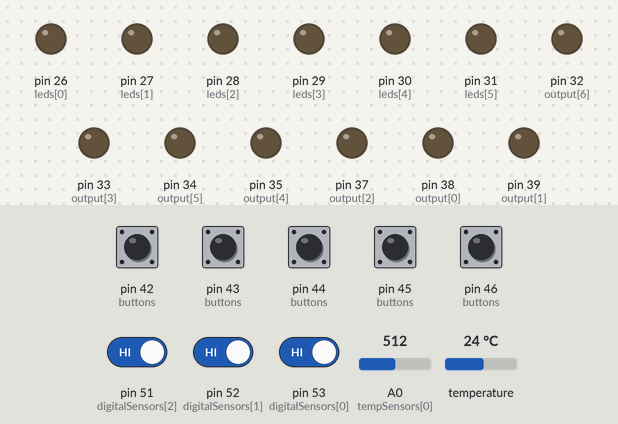
The sketch below on a simulated Arduino Mega 2560, built with avr-gcc and run on an emulated ATmega2560. Parts: output pins drawn as LEDs (lit = HIGH). The inputs (shaded band) are chosen by the test bench; at power-on: pin 42 (buttons), pin 43 (buttons), pin 44 (buttons), pin 45 (buttons), pin 46 (buttons), pin 51 (digitalSensors[2]), pin 52 (digitalSensors[1]), pin 53 (digitalSensors[0]) HIGH, A0 (tempSensors[0]) = 512, temperature 24 °C.

Above: at 0.1 s.
At 19.9 s:
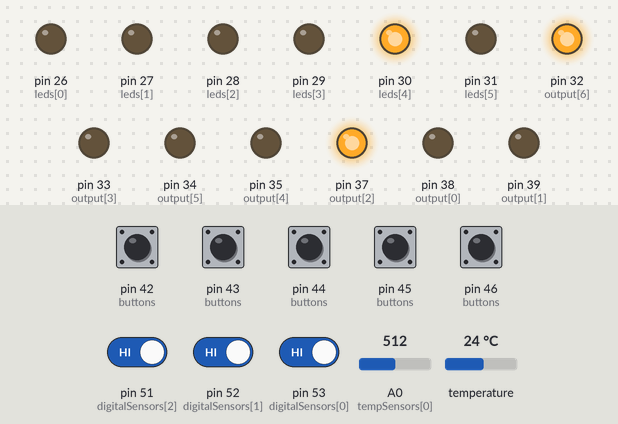
Timing chart, 0 to 21.4 s (numbered marks = the images above):
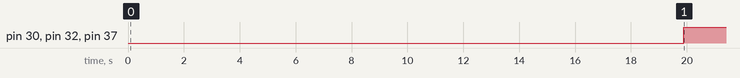

Measured:
- by itself, pin 30 (leds[4]), pin 32 (output[6]), pin 37 (output[2]): LOW → HIGH at 19.9 s

The sketch:

main.ino
```cpp
#include <Wire.h>
#include <MemoryFree.h>
#include "constants.h"

float temperatures[TEMP_SENSORS];
float delta[2];

int digitalSensorsIn[DIGITAL_SENSORS];
int out[ACTUATORS];
int ledOut[LEDS];
int in[BUTTONS];
int data[I2C_DATA_SIZE];
int manualOverride[BUTTONS + ACTUATORS];
float temperatureReadings[TEMP_SENSORS][SAMPLE_READINGS];

byte outputActuators = 0b00000000;
byte inputButtons = 0b00000000;
byte inputDigitalSensors = 0b00000000;

int sampleIndex = 0;
int deltaIndex = 0;
int deviceCount = 0;

unsigned long currentMillis = millis();
unsigned long previousPumpMillis = currentMillis - PUMP_INTERVAL;
unsigned long previousPelletMillis = currentMillis - PELLET_FURNACE_INTERVAL;
unsigned long previousDeltaMillis = currentMillis - DELTA_INTERVAL;
unsigned long previousThreewayMillis = currentMillis - THREEWAY_INTERVAL;
unsigned long previousFlowswitchMillis = currentMillis - FLOWSWITCH_INTERVAL;
unsigned long previousMeasureMillis = currentMillis - MEASURE_INTERVAL;
unsigned long previousButtonMillis = currentMillis - DEBOUCE;
unsigned long previousFurnaceStartupMillis = currentMillis - FURNACE_STARTUP_PUMP_INTERVAL;
unsigned long previousWireReceive = currentMillis - WIRE_RECEIVE_INTERVAL;

unsigned long previousPelletFurnaceLedStateMillis = currentMillis - 500;

Tank currentTank = boilerTank;
Tank manualTankToHeat = boilerTank;
Tank switchedTank = boilerTank;

bool manual = false;
bool startup = true;
bool switched = false;
bool sendButtonStates = false;
bool pelletFurnaceLedState = false;
bool furnaceStartup = false;

int freememory = 0;

void setup()
{
  Wire.begin(0x8);
  Wire.onRequest(onRequest);
  Wire.onReceive(onReceive);

  Serial.begin(9600);

  for (int i = 0; i < DIGITAL_SENSORS; i++)
    pinMode(digitalSensors[i], INPUT_PULLUP);

  for (int i = 0; i < TEMP_SENSORS; i++)
    pinMode(tempSensors[i], INPUT);

  for (int i = 0; i < BUTTONS - DIGITAL_ONLY_BUTTONS; i++)
    pinMode(buttons[i], INPUT_PULLUP);

  for (int i = 0; i < ACTUATORS; i++)
    pinMode(output[i], OUTPUT);

  for (int i = 0; i < LEDS; i++)
    pinMode(leds[i], OUTPUT);

  sensors.begin();
  deviceCount = sensors.getDeviceCount();
}

void onReceive(int bytes)
{
  while (Wire.available())
  {
    int received = Wire.read();

    if (received == 100 && !(currentMillis - previousWireReceive < WIRE_RECEIVE_INTERVAL)) {
      previousWireReceive = currentMillis;
      return;
    }

    if (currentMillis - previousWireReceive < WIRE_RECEIVE_INTERVAL && received > 0)
    {
      int id = received - 48;
      if (id < 0 || id > ACTUATORS + BUTTONS)
        return;

      if (id < BUTTONS) // 0 1 2 3 4 5
        in[id] = in[id] == 1 ? 0 : 1;
      else if (id >= BUTTONS && id < ACTUATORS + BUTTONS) // 6 7 8 9 10 11 12
        manualOverride[id] = manualOverride[id] == 1 ? 0 : 1;
    }
  }
}

void onRequest()
{
  data[0] = (int)outputActuators;
  data[1] = (int)inputButtons;
  data[2] = (int)inputDigitalSensors;
  for (int i = 3; i < I2C_DATA_SIZE; i++)
  {
    data[i] = (int)temperatures[i - 3];
  }

  Wire.write((byte *)&data, I2C_DATA_SIZE * sizeof(int));
}

float calculateTemperature(float val)
{
  // calculate if value is out of range
  if (val < conversionTable[0])
    return -99.99;
  if (val > conversionTable[CONVERSIONTABLE_SIZE - 1])
    return 99.99;

  //  search for 'value' in _in array to get the position No.
  uint8_t pos = 0;
  while (val > conversionTable[pos])
    pos++;

  // handles the 'rare' equality case
  if (val == conversionTable[pos])
    return pos;

  float r1 = conversionTable[pos - 1];
  float r2 = conversionTable[pos];
  int c1 = pos - 1;
  int c2 = pos;

  return c1 + (val - r1) / (r2 - r1) * (c2 - c1);
}

float calculateAverage(int sensor)
{
  float total = 0;
  for (int i = 0; i < SAMPLE_READINGS; i++)
    total += temperatureReadings[sensor][i];
  return total / SAMPLE_READINGS;
}

void measureTemperature()
{
  int val;
  float Vout, R2, temp;
  sensors.requestTemperatures();
  for (int i = 0; i < TEMP_SENSORS; i++)
  {
    if (i == 0)
    {
      val = analogRead(tempSensors[i]);

      Vout = val * (5.0 / 1023.0);
      R2 = (resistance[i] * 1 / (5.0 / Vout - 1)) - resistanceDeviation[i];

      temp = calculateTemperature(R2);
    }
    else
    {
      temp = sensors.getTempCByIndex(tempSensors[i]);
    }

    sampleIndex = sampleIndex < SAMPLE_READINGS ? sampleIndex : 0;
    temperatureReadings[i][sampleIndex] = temp;

    if (!startup)
    {
      float previous = temperatureReadings[i][sampleIndex > 0 ? sampleIndex - 1 : SAMPLE_READINGS - 1];
      temperatureReadings[i][sampleIndex] = (temp > previous + 50.0 || temp < -30.0) ? previous : temp;
    }

    temperatures[i] = startup ? 65 : calculateAverage(i);
  }
  sampleIndex++;
  if (sampleIndex == SAMPLE_READINGS)
    startup = false;
}

void measureDigitalSensors()
{
  for (int i = 0; i < DIGITAL_SENSORS; i++)
  {
    digitalSensorsIn[i] = !digitalRead(digitalSensors[i]);
    int temp = digitalSensorsIn[digitalRoomSensor];
    digitalSensorsIn[digitalRoomSensor] = in[manualSummerMode] == 1 ? 0 : temp;

    bitWrite(inputDigitalSensors, i, digitalSensorsIn[i]);
  }
}

void readButtons()
{
  for (int i = 0; i < BUTTONS - DIGITAL_ONLY_BUTTONS; i++)
  {
    int sum = 0;
    if (currentMillis - previousButtonMillis > DEBOUCE && digitalRead(buttons[i]) == 0)
    {
      for (int x = 0; x < 10; x++)
        sum += digitalRead(buttons[i]);
      if (sum > 3)
        return;

      in[i] = in[i] == 1 ? 0 : 1;
      previousButtonMillis = currentMillis;
      return;
    }
  }

  for (int i = 0; i < BUTTONS; i++)
    bitWrite(inputButtons, i, in[i]);
}

void setOutput()
{
  for (int i = 0; i < ACTUATORS; i++)
  {
    int result = manualOverride[i + BUTTONS] == 1 ? 1 : out[i];
    digitalWrite(output[i], result);
    bitWrite(outputActuators, i, result);
  }

  for (int i = 0; i < LEDS; i++)
  {
    digitalWrite(leds[i], ledOut[i]);
  }
}

void setLeds()
{
  ledOut[summerModeLed] = in[manualSummerMode];
  ledOut[threewayLed] = in[manualThreeway];
  ledOut[cvPumpLed] = out[cvPump];
  ledOut[furnacePumpLed] = out[furnacePump];
  ledOut[pelletFurnaceLed] = out[pelletFurnace];

  if (in[manualIgnorePelletfurnace] == 1)
  {
    if (currentMillis - previousPelletFurnaceLedStateMillis > 500)
    {
      pelletFurnaceLedState = !pelletFurnaceLedState;
      previousPelletFurnaceLedStateMillis = currentMillis;
    }

    ledOut[pelletFurnaceLed] = pelletFurnaceLedState;
  }
}

void controlPelletFurnace(int mode)
{
  if (currentMillis - previousPelletMillis > PELLET_FURNACE_INTERVAL && out[pelletFurnace] != mode && in[manualIgnorePelletfurnace] == 0)
  {
    out[pelletFurnace] = mode;
    previousPelletMillis = currentMillis;
  }
}

bool controlThreeway(int mode)
{
  if (currentMillis - previousThreewayMillis > THREEWAY_INTERVAL && mode != out[threeway])
  {
    out[threeway] = mode;
    previousThreewayMillis = currentMillis;
    return true;
  }
  return false;
}

void calculateFurnaceStartup()
{
  delta[0] = temperatures[furnaceSensor];
  if (currentMillis - previousDeltaMillis > DELTA_INTERVAL)
  {
    previousDeltaMillis = currentMillis;
    delta[1] = temperatures[furnaceSensor];

    if (delta[0] != 0)
    {
      if (100.0 * (delta[1] - delta[0]) / delta[0] >= 50.0)
      {
        furnaceStartup = true;
        out[furnacePump] = 1;
        previousFurnaceStartupMillis = currentMillis;
      }
    }
  }
}

void maxTankTemperature()
{
  // if max temperature is exceeded in one of the tanks
  if (temperatures[boilerTank] > (switched ? 85 : (in[manualSummerMode] == 1 ? 85 : 80)))
  {
    currentTank = cvTank;
    switched = false;
  }

  if (temperatures[cvTankSensor] > 85)
  {
    ledOut[alarmLed] = 1;
    out[cvPump] = 1;
  }

  if (temperatures[cvTankSensor] < 80)
  {
    if (digitalSensorsIn[digitalRoomSensor] == 0)
      out[cvPump] = 0;
    ledOut[alarmLed] = 0;
  }
}
// ========================================================= //

void controlPumps()
{
  if (currentMillis - previousFlowswitchMillis > FLOWSWITCH_INTERVAL && out[furnacePump] == 1 && digitalSensorsIn[digitalFlowswitch] == 0)
    ledOut[alarmLed] = 1;

  if (temperatures[furnaceSensor] > temperatures[currentTank] + 10 || digitalSensorsIn[digitalFurnaceSensor] == 1)
  {
    previousPumpMillis = currentMillis;
    previousFlowswitchMillis = currentMillis;
    out[furnacePump] = 1;
  }
  else if (currentMillis - previousPumpMillis > PUMP_INTERVAL && temperatures[furnaceSensor] < temperatures[currentTank] + 8 && temperatures[furnaceSensor] < FURNACE_MAX)
    out[furnacePump] = 0;

  out[cvPump] = digitalSensorsIn[digitalRoomSensor];

  if (temperatures[roofSensor] > temperatures[currentTank] + 20)
    out[collectorMainPump] = 1;
  else if (temperatures[roofSensor] < temperatures[currentTank] + 15)
    out[collectorMainPump] = 0;
  out[collectorSecPump] = out[collectorMainPump];
}

void determineTankToHeat()
{
  if (temperatures[currentTank] > settings[maxTemp])
    currentTank = currentTank == boilerTank ? cvTank : boilerTank;

  if (temperatures[boilerTank] < settings[boilerMinTemp])
    currentTank = boilerTank;

  if (temperatures[boilerTankSensor] > settings[manualHeatMax] && temperatures[cvTankSensor] < 60 && digitalSensorsIn[digitalRoomSensor] == 1 && (out[furnacePump] == 1 || out[pelletFurnace] == 1))
    currentTank = cvTank;

  if (temperatures[boilerTankSensor] < settings[manualHeatMax] && temperatures[cvTankSensor] < 60 && digitalSensorsIn[digitalRoomSensor] == 1)
    currentTank = boilerTank;

  if (in[manualSummerMode] == 1)
  {
    in[manualHeatAllTanks] = 0;
    if (temperatures[boilerTankSensor] < settings[boilerTankAbsoluteMinTemp])
      in[manualHeatBoilerTank] = 1;
  }
}

void determineTankToManualHeat()
{
  if (in[manualHeatBoilerTank] == 1 || in[manualHeatAllTanks] == 1)
  {
    controlPelletFurnace(1);

    if (in[manualHeatAllTanks] == 1)
    {
      if (temperatures[boilerTankSensor] < settings[manualHeatMax] && manualTankToHeat == boilerTank)
        currentTank = boilerTank;
      else if (temperatures[cvTankSensor] < settings[manualHeatMax])
      {
        currentTank = cvTank;
        manualTankToHeat = currentTank;
      }
      else
      {
        in[manualHeatAllTanks] = 0;
        manualTankToHeat = boilerTank;
      }
    }
    else if (in[manualHeatBoilerTank] == 1)
    {
      if (temperatures[boilerTankSensor] < settings[manualHeatMax])
        currentTank = boilerTank;
      else
        in[manualHeatBoilerTank] = 0;
    }
  }

  if ((temperatures[boilerTankSensor] < settings[boilerTankAbsoluteMinTemp] || temperatures[cvTankSensor] < settings[absoluteMinTemp]))
  {
    in[manualHeatAllTanks] = 1;
    manualTankToHeat = temperatures[boilerTankSensor] < settings[boilerTankAbsoluteMinTemp] ? boilerTank : cvTank;
  }

  if (temperatures[manualTankToHeat] > settings[manualHeatMax] || (in[manualHeatAllTanks] == 0 && in[manualHeatBoilerTank] == 0))
    controlPelletFurnace(0);
}

// ========================================================= //

void loop()
{
  currentMillis = millis();

  if (currentMillis - previousMeasureMillis > MEASURE_INTERVAL && !startup)
  {
    previousMeasureMillis = currentMillis;
    measureTemperature();
    measureDigitalSensors();
  }
  else if (startup)
  {
    measureTemperature();
    measureDigitalSensors();
  }

  if (!startup)
  {
    out[electricalHeatingElement] = in[manualElectricalElement];
    controlPumps();
    determineTankToHeat();
    determineTankToManualHeat();

    if (in[manualSummerMode] == 1)
    {
      currentTank = boilerTank;
    }

    if (in[manualThreeway] == 1 && !switched)
    {
      switchedTank = currentTank == boilerTank ? cvTank : boilerTank;
      switched = true;
    }
    else if (in[manualThreeway] == 0 && switched)
    {
      switched = false;
    }

    if (switched)
      currentTank = switchedTank;

    maxTankTemperature();

    calculateFurnaceStartup();
    if (currentMillis - previousFurnaceStartupMillis > FURNACE_STARTUP_PUMP_INTERVAL && furnaceStartup)
    {
      out[furnacePump] = 0;
      furnaceStartup = false;
    }

    controlThreeway(currentTank == boilerTank ? 0 : 1);
    readButtons();
    setLeds();
    setOutput();
  }

  /*   Serial.println();
  for (int i = 0; i < TEMP_SENSORS; i++){
    Serial.print(temperatures[i]);Serial.print(", ");
  }

  Serial.println();
  for (int i = 0; i < DIGITAL_SENSORS; i++){
    Serial.print(digitalSensorsIn[i]);Serial.print(", ");
  }
  Serial.println();
  for (int i = 0; i < BUTTONS; i++){
    Serial.print(in[i]);Serial.print(", ");
  }

  Serial.println();
  for (int i = 0; i < ACTUATORS; i++){
    Serial.print(out[i]);Serial.print(", ");
  }*/
}
```

constants.h
```cpp
#include <OneWire.h>
#include <DallasTemperature.h>

const int TEMP_SENSORS = 5;
const int DIGITAL_SENSORS = 3;
const int ACTUATORS = 7;
const int DIGITAL_ONLY_BUTTONS = 1;
const int BUTTONS = 5 + DIGITAL_ONLY_BUTTONS;
const int LEDS = 6;
const int SETTING_VALUES = 5;
const int SAMPLE_READINGS = 25;

const int FURNACE_MAX = 90;
const int CONVERSIONTABLE_SIZE = 110;
const int DEBOUCE = 2000;

const unsigned long PUMP_INTERVAL = 60000;                    // 1 minute
const unsigned long PELLET_FURNACE_INTERVAL = 1800000;        // 30 minutes
const unsigned long FLOWSWITCH_INTERVAL = 10000;              // 10 seconds
const unsigned long THREEWAY_INTERVAL = 60000;                // 1 minute
const unsigned long DELTA_INTERVAL = 600000;                  // 10 minutes
const unsigned long VALID_VALUE_INTERVAL = 120000;            // 2 minutes
const unsigned long MEASURE_INTERVAL = 5000;                  // 500 milliseconds
const unsigned long FURNACE_STARTUP_PUMP_INTERVAL = 60000;    // 1 minute
const unsigned long WIRE_RECEIVE_INTERVAL = 2000;             // 2 seconds

const int I2C_DATA_SIZE = TEMP_SENSORS + 3;

const int ONEWIRE_BUS = 5;
OneWire oneWire(ONEWIRE_BUS);
DallasTemperature sensors(&oneWire);

float conversionTable[CONVERSIONTABLE_SIZE] = {
                100.00, 100.39, 100.78, 101.17, 101.56, 101.95, 102.34, 102.73, 103.12, 103.51,
                103.90, 104.29, 104.68, 105.07, 105.46, 105.85, 106.24, 106.63, 107.02, 107.40,
                107.79, 108.18, 108.57, 108.96, 109.35, 109.73, 110.12, 110.51, 110.90, 111.29,
                111.67, 112.06, 112.45, 112.83, 113.22, 113.61, 114.00, 114.38, 114.77, 115.15,
                115.54, 115.93, 116.31, 116.70, 117.08, 117.47, 117.86, 118.24, 118.63, 119.01,
                119.40, 119.78, 120.17, 120.55, 120.94, 121.32, 121.71, 122.09, 122.47, 122.86,
                123.24, 123.63, 124.01, 124.39, 124.78, 125.16, 125.54, 125.93, 126.31, 126.69,
                127.08, 127.46, 127.84, 128.22, 128.61, 128.99, 129.37, 129.75, 130.13, 130.52,
                130.90, 131.28, 131.66, 132.04, 132.42, 132.80, 133.18, 133.57, 133.95, 134.33,
                134.71, 135.09, 135.47, 135.85, 136.23, 136.61, 136.99, 137.37, 137.75, 138.13,
                138.51, 138.88, 139.26, 139.64, 140.02, 140.40, 140.78, 141.16, 141.54, 141.91
            };

const int tempSensors[TEMP_SENSORS] = {A0, 0, 1, 3, 2};
const int digitalSensors[DIGITAL_SENSORS] = {53, 52, 51};
const int buttons[BUTTONS - DIGITAL_ONLY_BUTTONS] = {43, 44, 45, 42, 46};
const int output[ACTUATORS] = {38, 39, 37, 33, 35, 34, 32};
const int leds[LEDS] = {26, 27, 28, 29, 30, 31};

const int resistance[TEMP_SENSORS] = {216, 216, 219, 1116, 218};
const float resistanceDeviation[TEMP_SENSORS] = {0.0, 0.0, 4.5, 0.0, 0.0};

int settings[SETTING_VALUES] = {75, 80, 50, 75, 57};

enum Settings {
    manualHeatMax,
    maxTemp,
    absoluteMinTemp,
    boilerMinTemp,
    boilerTankAbsoluteMinTemp
};

enum TempSensor {
    boilerTankSensor,           // A0
    cvTankSensor,               // 0
    furnaceSensor,              // 1
    roofSensor,                 // 2
    outside                     // 3
};

enum DigitalSensor {
    digitalFurnaceSensor,       // 53
    digitalRoomSensor,          // 52
    digitalFlowswitch           // 51
};

enum Buttons {
    manualThreeway,             // 43
    manualHeatBoilerTank,       // 44
    manualHeatAllTanks,         // 45
    manualIgnorePelletfurnace,  // 42
    manualElectricalElement,    // 46
    manualSummerMode            // Digital only
};

enum Output {
    cvPump,                     // 38 - 6
    furnacePump,                // 39 - 7
    pelletFurnace,              // 37 - 8
    electricalHeatingElement,   // 33 - 9
    collectorSecPump,           // 35 - 10
    collectorMainPump,          // 34 - 11
    threeway                    // 32, 0 == boiler/sanitair, 1 == cv tank - 12
};

enum StatusLeds {
    summerModeLed,              // 26
    threewayLed,                // 27
    cvPumpLed,                  // 28
    furnacePumpLed,             // 29
    pelletFurnaceLed,           // 30
    alarmLed                    // 31
};

// same value as the boiler sensor and cv sensor
enum Tank {
    boilerTank = boilerTankSensor,
    cvTank = cvTankSensor
};
```
